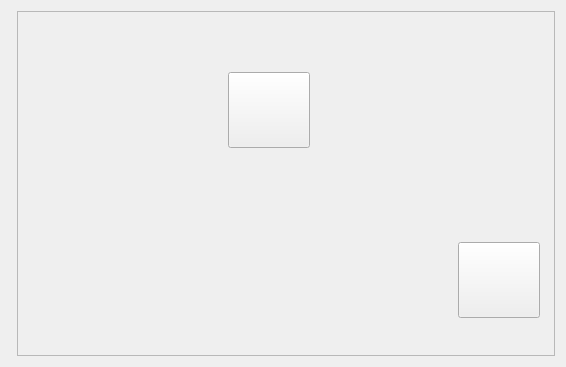
<?xml version="1.0" encoding="UTF-8"?>
<ui version="4.0">
 <class>Tab3ControlPannel</class>
 <widget class="QWidget" name="Tab3ControlPannel">
  <property name="geometry">
   <rect>
    <x>0</x>
    <y>0</y>
    <width>566</width>
    <height>367</height>
   </rect>
  </property>
  <property name="windowTitle">
   <string>Form</string>
  </property>
  <layout class="QFormLayout" name="formLayout_2">
   <item row="0" column="1">
    <widget class="QScrollArea" name="scrollArea">
     <property name="widgetResizable">
      <bool>true</bool>
     </property>
     <widget class="QWidget" name="scrollAreaWidgetContents">
      <property name="geometry">
       <rect>
        <x>0</x>
        <y>0</y>
        <width>547</width>
        <height>344</height>
       </rect>
      </property>
      <layout class="QFormLayout" name="formLayout">
       <item row="0" column="0">
        <widget class="QLabel" name="label">
         <property name="text">
          <string/>
         </property>
         <property name="pixmap">
          <pixmap resource="Image.qrc">:/Image/Image/room1.png</pixmap>
         </property>
        </widget>
       </item>
      </layout>
      <widget class="QPushButton" name="pPBLamp">
       <property name="geometry">
        <rect>
         <x>210</x>
         <y>60</y>
         <width>82</width>
         <height>76</height>
        </rect>
       </property>
       <property name="text">
        <string/>
       </property>
       <property name="icon">
        <iconset resource="Image.qrc">
         <normaloff>:/Image/Image/light_off.png</normaloff>:/Image/Image/light_off.png</iconset>
       </property>
       <property name="iconSize">
        <size>
         <width>70</width>
         <height>70</height>
        </size>
       </property>
       <property name="checkable">
        <bool>true</bool>
       </property>
      </widget>
      <widget class="QPushButton" name="pPBplug">
       <property name="geometry">
        <rect>
         <x>440</x>
         <y>230</y>
         <width>82</width>
         <height>76</height>
        </rect>
       </property>
       <property name="text">
        <string/>
       </property>
       <property name="icon">
        <iconset resource="Image.qrc">
         <normaloff>:/Image/Image/plug_off.png</normaloff>:/Image/Image/plug_off.png</iconset>
       </property>
       <property name="iconSize">
        <size>
         <width>70</width>
         <height>70</height>
        </size>
       </property>
       <property name="checkable">
        <bool>true</bool>
       </property>
      </widget>
      <zorder>label</zorder>
      <zorder>pPBLamp</zorder>
      <zorder>pPBplug</zorder>
     </widget>
    </widget>
   </item>
  </layout>
 </widget>
 <resources>
  <include location="Image.qrc"/>
 </resources>
 <connections/>
</ui>
